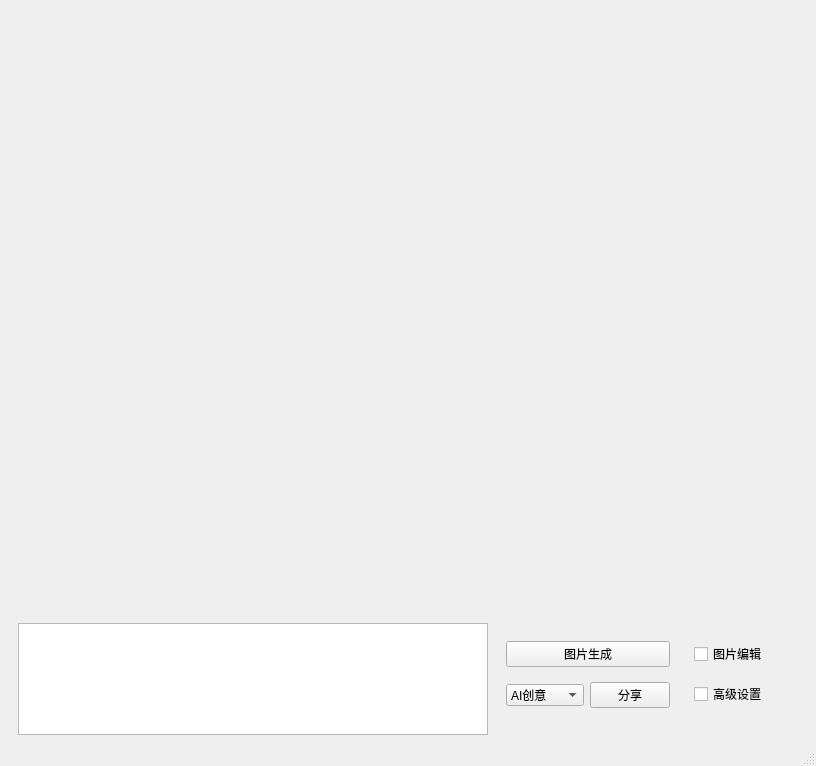
<?xml version="1.0" encoding="UTF-8"?>
<ui version="4.0">
 <class>MainWindow</class>
 <widget class="QMainWindow" name="MainWindow">
  <property name="geometry">
   <rect>
    <x>0</x>
    <y>0</y>
    <width>816</width>
    <height>766</height>
   </rect>
  </property>
  <property name="windowTitle">
   <string>MainWindow</string>
  </property>
  <widget class="QWidget" name="centralwidget">
   <layout class="QGridLayout" name="gridLayout">
    <item row="0" column="0">
     <widget class="QWidget" name="widget" native="true">
      <layout class="QVBoxLayout" name="verticalLayout" stretch="5,1">
       <property name="spacing">
        <number>0</number>
       </property>
       <property name="leftMargin">
        <number>0</number>
       </property>
       <property name="topMargin">
        <number>0</number>
       </property>
       <property name="rightMargin">
        <number>0</number>
       </property>
       <property name="bottomMargin">
        <number>0</number>
       </property>
       <item>
        <widget class="QWidget" name="widget_2" native="true">
         <layout class="QHBoxLayout" name="horizontalLayout_2" stretch="5,1">
          <item>
           <widget class="QWidget" name="widget_9" native="true"/>
          </item>
          <item>
           <widget class="QWidget" name="widget_10" native="true">
            <layout class="QVBoxLayout" name="verticalLayout_5">
             <item>
              <widget class="QWidget" name="widget_11" native="true"/>
             </item>
             <item>
              <widget class="QWidget" name="widget_12" native="true"/>
             </item>
            </layout>
           </widget>
          </item>
         </layout>
        </widget>
       </item>
       <item>
        <widget class="QWidget" name="widget_3" native="true">
         <layout class="QHBoxLayout" name="horizontalLayout" stretch="3,2">
          <property name="spacing">
           <number>0</number>
          </property>
          <property name="leftMargin">
           <number>0</number>
          </property>
          <property name="topMargin">
           <number>0</number>
          </property>
          <property name="rightMargin">
           <number>0</number>
          </property>
          <property name="bottomMargin">
           <number>0</number>
          </property>
          <item>
           <widget class="QWidget" name="widget_4" native="true">
            <layout class="QVBoxLayout" name="verticalLayout_2">
             <property name="rightMargin">
              <number>0</number>
             </property>
             <property name="bottomMargin">
              <number>0</number>
             </property>
             <item>
              <widget class="QPlainTextEdit" name="plainTextEdit"/>
             </item>
            </layout>
           </widget>
          </item>
          <item>
           <widget class="QWidget" name="widget_5" native="true">
            <layout class="QHBoxLayout" name="horizontalLayout_3">
             <item>
              <widget class="QWidget" name="widget_6" native="true">
               <layout class="QGridLayout" name="gridLayout_2">
                <item row="2" column="1">
                 <widget class="QComboBox" name="comboBox">
                  <item>
                   <property name="text">
                    <string>AI创意</string>
                   </property>
                  </item>
                  <item>
                   <property name="text">
                    <string>人物风格</string>
                   </property>
                  </item>
                  <item>
                   <property name="text">
                    <string>风景风格</string>
                   </property>
                  </item>
                  <item>
                   <property name="text">
                    <string>3D人物</string>
                   </property>
                  </item>
                  <item>
                   <property name="text">
                    <string>卡通动漫</string>
                   </property>
                  </item>
                  <item>
                   <property name="text">
                    <string>电影</string>
                   </property>
                  </item>
                  <item>
                   <property name="text">
                    <string>艺术</string>
                   </property>
                  </item>
                 </widget>
                </item>
                <item row="2" column="2">
                 <widget class="QPushButton" name="pushButton_3">
                  <property name="text">
                   <string>分享</string>
                  </property>
                 </widget>
                </item>
                <item row="1" column="1" colspan="2">
                 <widget class="QPushButton" name="pushButton_2">
                  <property name="text">
                   <string>图片生成</string>
                  </property>
                  <property name="iconSize">
                   <size>
                    <width>16</width>
                    <height>16</height>
                   </size>
                  </property>
                 </widget>
                </item>
               </layout>
              </widget>
             </item>
             <item>
              <widget class="QWidget" name="widget_7" native="true">
               <layout class="QVBoxLayout" name="verticalLayout_3">
                <item>
                 <widget class="QCheckBox" name="checkBox_3">
                  <property name="text">
                   <string>图片编辑</string>
                  </property>
                 </widget>
                </item>
                <item>
                 <widget class="QCheckBox" name="checkBox_2">
                  <property name="text">
                   <string>高级设置</string>
                  </property>
                 </widget>
                </item>
               </layout>
              </widget>
             </item>
            </layout>
           </widget>
          </item>
         </layout>
        </widget>
       </item>
      </layout>
     </widget>
    </item>
   </layout>
  </widget>
  <widget class="QStatusBar" name="statusbar"/>
 </widget>
 <resources/>
 <connections/>
</ui>
